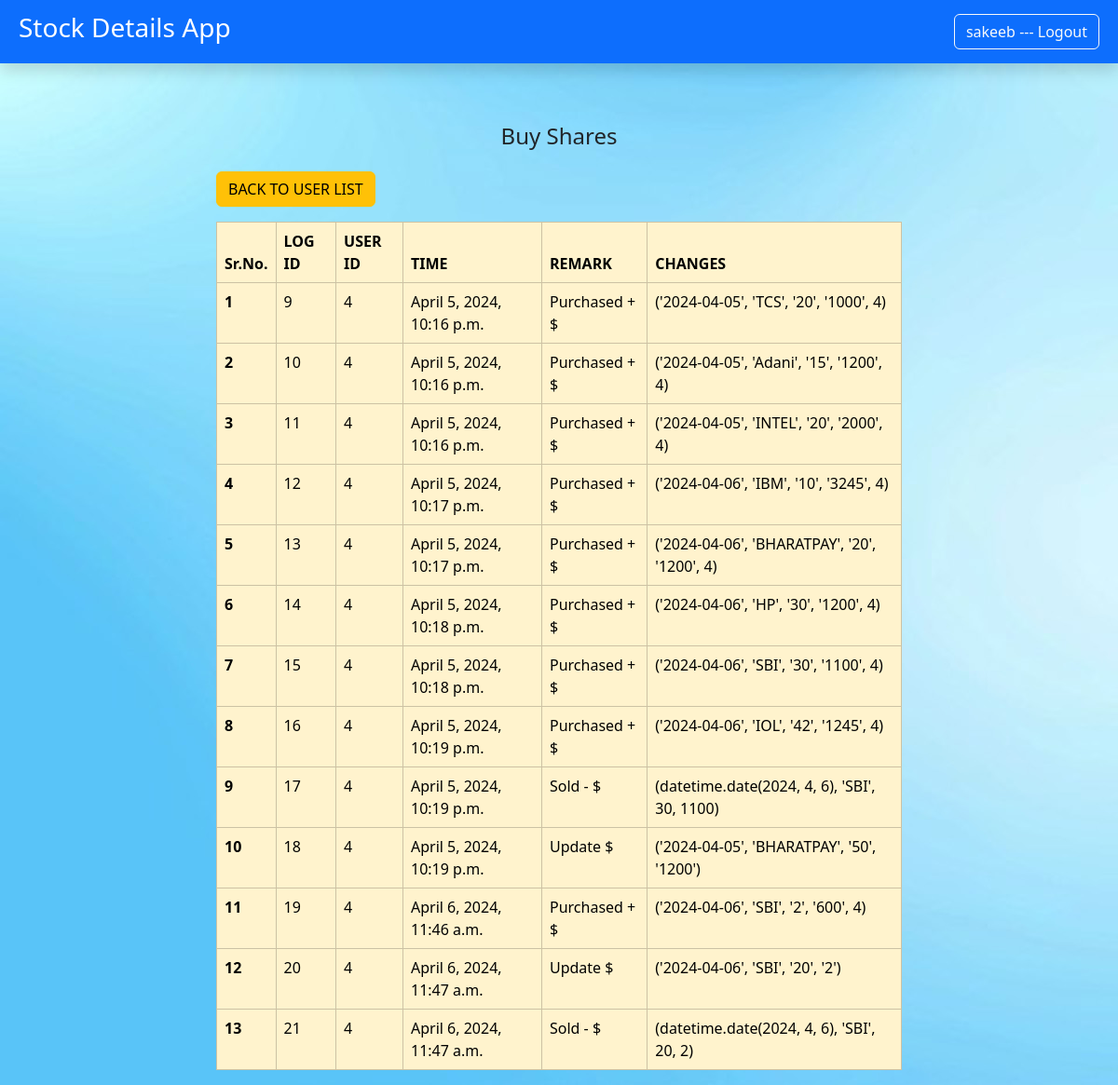
The page /user_logs/4 (signed in) on the database its author committed.
### sharesapp/models.py (models this page shows)
class UserLogDetails(models.Model):
    log_id=models.BigAutoField(auto_created=True,primary_key=True)
    uid=models.IntegerField()
    time=models.DateTimeField(auto_now=True)
    remark=models.CharField(max_length=250)
    changes=models.CharField(max_length=250)

### sharesapp/views.py (the view)
# urls.py: path('user_logs/<int:id>',views.user_logs,name="USER_LOGS")
@login_required(login_url="LOG_IN")
def user_logs(request,id=None):
    if request.method=="GET" and id!=None :
        userlogs=UserLogDetails.objects.all().filter(uid=id)                #filter log according to user id
    return render(request,'sharesapp/user_logs.html',{'userlogs':userlogs})

### sharesapp/templates/sharesapp/user_logs.html (shortened to what this page needs)
{% extends "base.html" %}
{% block content %}
<div class="container mt-5">
    <div class="row">
        <div class="col-md-8 mx-auto">
          <ul class="nav justify-content-center mt-3">
            <li class="nav-item">
               <h4>Buy Shares</h4>
            </li>
          </ul>
        </div>
    </div>
    <div class="row">
      <div class="col-md-8 mx-auto">
        <a button type="button" class="btn btn-warning mt-3" href="{% url 'USER_LIST' %}">BACK TO USER LIST </a>
        <table class="table table-bordered border-primary mt-3">
            <thead>
                <tr class="table-warning">
                <th scope="col">Sr.No.</th>
                <th scope="col">LOG ID</th>
                <th scope="col">USER ID</th>
                <th scope="col">TIME</th>
                <th scope="col">REMARK</th>
                <th scope="col">CHANGES</th>
                </tr>
            </thead>
            <tbody>
                {% for rec in userlogs %}
                <tr class="table-warning">
                    <th scope="row">{{forloop.counter}}</th>
                    <td>{{ rec.log_id }}</td>
                    <td>{{ rec.uid }}</td>
                    <td>{{ rec.time }}</td>
                    <td>{{ rec.remark }}</td>
                    <td>{{ rec.changes }}</td>
                </tr>
                {% endfor %}
            </tbody>
            </table>
    </div>
</div>
{% endblock content %}

### sharesapp/templates/sharesapp/base.html (shortened to what this page needs)
<!doctype html>
{% load static %}
<html lang="en">
  <head>
    <link href="https://cdn.jsdelivr.net/npm/bootstrap@5.3.2/dist/css/bootstrap.min.css" rel="stylesheet">
  </head>
  <body background="{% static 'images\bg7.jpg' %}" background-repeat: repeat;>
    <nav class="navbar navbar-dark bg-primary shadow p-2 mb-5" style="background-color: #e3f2fd;">
      <div class="container-fluid  ">
        <a class="navbar-brand "><h3> Stock Details App</h3></a>
        <form class="d-flex" role="search">
         {% if request.user.is_authenticated %}
         <a href="{% url "LOG_OUT" %}" class="btn btn-outline-light align-content-lg-end ms-2"> {{ request.user}} --- Logout</a>
         {% else %}
            <a href="{% url "LOG_IN" %}" class="btn btn-outline-light align-content-lg-end ms-2">Log-in</a>
         {% endif %}
        </form>
      </div>
    </nav>
    {% block content %} {% endblock content %}
  </body>
</html>

### rows shown on the page
UserLogDetails: log_id "9", uid "4", time "April 5, 2024, 10:16 p.m.", remark "Purchased + $", changes "('2024-04-05', 'TCS', '20', '1000', 4)"
UserLogDetails: log_id "10", uid "4", time "April 5, 2024, 10:16 p.m.", remark "Purchased + $", changes "('2024-04-05', 'Adani', '15', '1200', 4)"
UserLogDetails: log_id "11", uid "4", time "April 5, 2024, 10:16 p.m.", remark "Purchased + $", changes "('2024-04-05', 'INTEL', '20', '2000', 4)"
UserLogDetails: log_id "12", uid "4", time "April 5, 2024, 10:17 p.m.", remark "Purchased + $", changes "('2024-04-06', 'IBM', '10', '3245', 4)"
UserLogDetails: log_id "13", uid "4", time "April 5, 2024, 10:17 p.m.", remark "Purchased + $", changes "('2024-04-06', 'BHARATPAY', '20', '1200', 4)"
UserLogDetails: log_id "14", uid "4", time "April 5, 2024, 10:18 p.m.", remark "Purchased + $", changes "('2024-04-06', 'HP', '30', '1200', 4)"
UserLogDetails: log_id "15", uid "4", time "April 5, 2024, 10:18 p.m.", remark "Purchased + $", changes "('2024-04-06', 'SBI', '30', '1100', 4)"
UserLogDetails: log_id "16", uid "4", time "April 5, 2024, 10:19 p.m.", remark "Purchased + $", changes "('2024-04-06', 'IOL', '42', '1245', 4)"
UserLogDetails: log_id "17", uid "4", time "April 5, 2024, 10:19 p.m.", remark "Sold - $", changes "(datetime.date(2024, 4, 6), 'SBI', 30, 1100)"
UserLogDetails: log_id "18", uid "4", time "April 5, 2024, 10:19 p.m.", remark "Update $", changes "('2024-04-05', 'BHARATPAY', '50', '1200')"
UserLogDetails: log_id "19", uid "4", time "April 6, 2024, 11:46 a.m.", remark "Purchased + $", changes "('2024-04-06', 'SBI', '2', '600', 4)"
UserLogDetails: log_id "20", uid "4", time "April 6, 2024, 11:47 a.m.", remark "Update $", changes "('2024-04-06', 'SBI', '20', '2')"
UserLogDetails: log_id "21", uid "4", time "April 6, 2024, 11:47 a.m.", remark "Sold - $", changes "(datetime.date(2024, 4, 6), 'SBI', 20, 2)"

### other values the page prints
{{ request.user }} "sakeeb"
